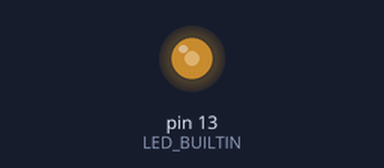
The sketch below on a simulated Arduino Uno, built with avr-gcc and run on an emulated ATmega328P. Shown: output pins drawn as LEDs (lit = HIGH). What the sketch prints to the serial monitor is not drawn.

Above: at 0.05 s.
Timing chart, 0 to 3.0 s (numbered marks = the images above):
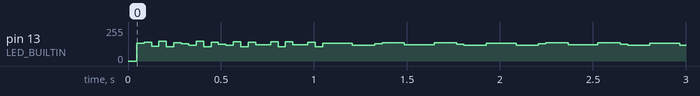

The sketch:

MicrosEmillis.ino
```cpp
unsigned long espera;
void setup() {
pinMode(LED_BUILTIN, OUTPUT);
Serial.begin(9600);
}

void loop() {
if(micros() - espera > 500){
  espera = micros();
  digitalWrite(LED_BUILTIN, !digitalRead(LED_BUILTIN));
}
Serial.println(micros());
}
```
